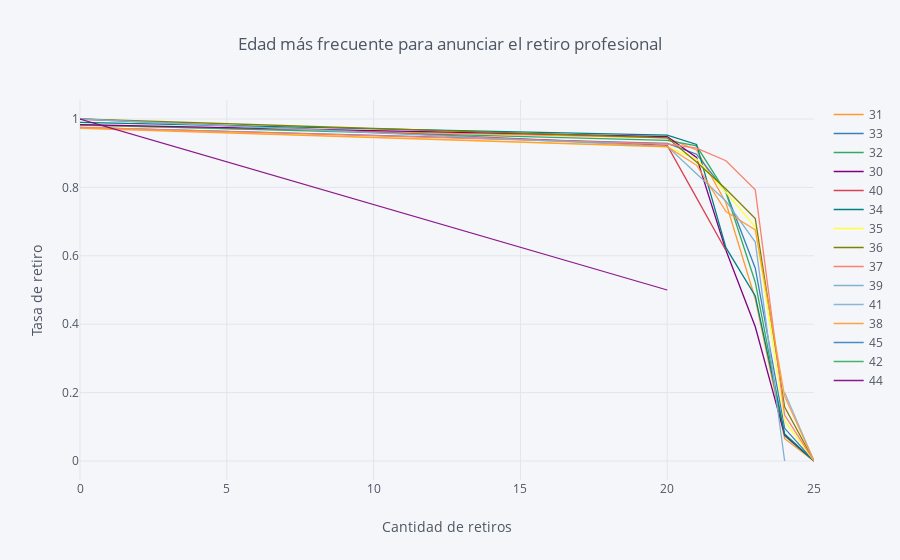

The notebook cell this image was saved under:
### Code cell
rates=survival(test, 'Age', 'Expire', 'Retirement')
rates.iplot(kind='line', xTitle='Cantidad de retiros', 
            yTitle='Tasa de retiro', title='Edad más frecuente para anunciar el retiro profesional')

### Figure 1 — Plotly figure (JSON) as saved in the notebook; plotly's stock layout.template omitted (floating-point values rounded to 4 significant figures)
{"data": [{"line": {"color": "rgba(255, 153, 51, 1.0)", "dash": "solid", "shape": "linear", "width": 1.3}, "mode": "lines", "name": "31", "text": "", "type": "scatter", "x": [0, 20, 21, 22, 23, 24, 25], "y": [0.9816, 0.9448, 0.9095, 0.7553, 0.4738, 0.06506, 0]}, {"line": {"color": "rgba(55, 128, 191, 1.0)", "dash": "solid", "shape": "linear", "width": 1.3}, "mode": "lines", "name": "33", "text": "", "type": "scatter", "x": [0, 20, 21, 22, 23, 24, 25], "y": [0.9755, 0.9289, 0.8971, 0.7868, 0.5637, 0.09559, 0]}, {"line": {"color": "rgba(50, 171, 96, 1.0)", "dash": "solid", "shape": "linear", "width": 1.3}, "mode": "lines", "name": "32", "text": "", "type": "scatter", "x": [0, 20, 21, 22, 23, 24, 25], "y": [0.9826, 0.9373, 0.9216, 0.7857, 0.5226, 0.07317, 0]}, {"line": {"color": "rgba(128, 0, 128, 1.0)", "dash": "solid", "shape": "linear", "width": 1.3}, "mode": "lines", "name": "30", "text": "", "type": "scatter", "x": [0, 20, 21, 22, 23, 24, 25], "y": [0.9836, 0.9487, 0.8877, 0.6161, 0.3926, 0.07634, 0]}, {"line": {"color": "rgba(219, 64, 82, 1.0)", "dash": "solid", "shape": "linear", "width": 1.3}, "mode": "lines", "name": "40", "text": "", "type": "scatter", "x": [0, 20, 21, 22, 23, 24, 25], "y": [1, 0.9231, 0.7692, 0.6154, "", 0, ""]}, {"line": {"color": "rgba(0, 128, 128, 1.0)", "dash": "solid", "shape": "linear", "width": 1.3}, "mode": "lines", "name": "34", "text": "", "type": "scatter", "x": [0, 20, 21, 22, 23, 24, 25], "y": [0.9901, 0.953, 0.9257, 0.6238, 0.4827, 0.07921, 0]}, {"line": {"color": "rgba(255, 255, 51, 1.0)", "dash": "solid", "shape": "linear", "width": 1.3}, "mode": "lines", "name": "35", "text": "", "type": "scatter", "x": [0, 20, 21, 22, 23, 24, 25], "y": [0.9745, 0.9184, 0.8827, 0.7857, 0.6837, 0.1173, 0]}, {"line": {"color": "rgba(128, 128, 0, 1.0)", "dash": "solid", "shape": "linear", "width": 1.3}, "mode": "lines", "name": "36", "text": "", "type": "scatter", "x": [0, 20, 21, 22, 23, 24, 25], "y": [1, 0.9449, 0.874, 0.7953, 0.7087, 0.1575, 0]}, {"line": {"color": "rgba(251, 128, 114, 1.0)", "dash": "solid", "shape": "linear", "width": 1.3}, "mode": "lines", "name": "37", "text": "", "type": "scatter", "x": [0, 20, 21, 22, 23, 24, 25], "y": [0.9756, 0.9268, 0.9146, 0.878, 0.7927, 0.1341, 0]}, {"line": {"color": "rgba(128, 177, 211, 1.0)", "dash": "solid", "shape": "linear", "width": 1.3}, "mode": "lines", "name": "39", "text": "", "type": "scatter", "x": [0, 20, 21, 22, 23, 24, 25], "y": [1, 0.92, 0.84, 0.76, 0.64, 0, ""]}, {"line": {"color": "rgba(128, 177, 211, 0.8999999999999999)", "dash": "solid", "shape": "linear", "width": 1.3}, "mode": "lines", "name": "41", "text": "", "type": "scatter", "x": [0, 20, 21, 22, 23, 24, 25], "y": [0.8, "", "", "", "", 0.2, 0]}, {"line": {"color": "rgba(255, 153, 51, 0.8999999999999999)", "dash": "solid", "shape": "linear", "width": 1.3}, "mode": "lines", "name": "38", "text": "", "type": "scatter", "x": [0, 20, 21, 22, 23, 24, 25], "y": [0.973, 0.9189, 0.8649, 0.7297, 0.6757, 0.1892, 0]}, {"line": {"color": "rgba(55, 128, 191, 0.8999999999999999)", "dash": "solid", "shape": "linear", "width": 1.3}, "mode": "lines", "name": "45", "text": "", "type": "scatter", "x": [0, 20, 21, 22, 23, 24, 25], "y": [1, "", "", 0, "", "", ""]}, {"line": {"color": "rgba(50, 171, 96, 0.8999999999999999)", "dash": "solid", "shape": "linear", "width": 1.3}, "mode": "lines", "name": "42", "text": "", "type": "scatter", "x": [0, 20, 21, 22, 23, 24, 25], "y": [1, "", "", 0, "", "", ""]}, {"line": {"color": "rgba(128, 0, 128, 0.8999999999999999)", "dash": "solid", "shape": "linear", "width": 1.3}, "mode": "lines", "name": "44", "text": "", "type": "scatter", "x": [0, 20, 21, 22, 23, 24, 25], "y": [1, 0.5, "", "", "", 0, ""]}], "layout": {"legend": {"bgcolor": "#F5F6F9", "font": {"color": "#4D5663"}}, "paper_bgcolor": "#F5F6F9", "plot_bgcolor": "#F5F6F9", "title": {"font": {"color": "#4D5663"}, "text": "Edad más frecuente para anunciar el retiro profesional"}, "xaxis": {"gridcolor": "#E1E5ED", "showgrid": true, "tickfont": {"color": "#4D5663"}, "title": {"font": {"color": "#4D5663"}, "text": "Cantidad de retiros"}, "zerolinecolor": "#E1E5ED"}, "yaxis": {"gridcolor": "#E1E5ED", "showgrid": true, "tickfont": {"color": "#4D5663"}, "title": {"font": {"color": "#4D5663"}, "text": "Tasa de retiro"}, "zerolinecolor": "#E1E5ED"}}}
